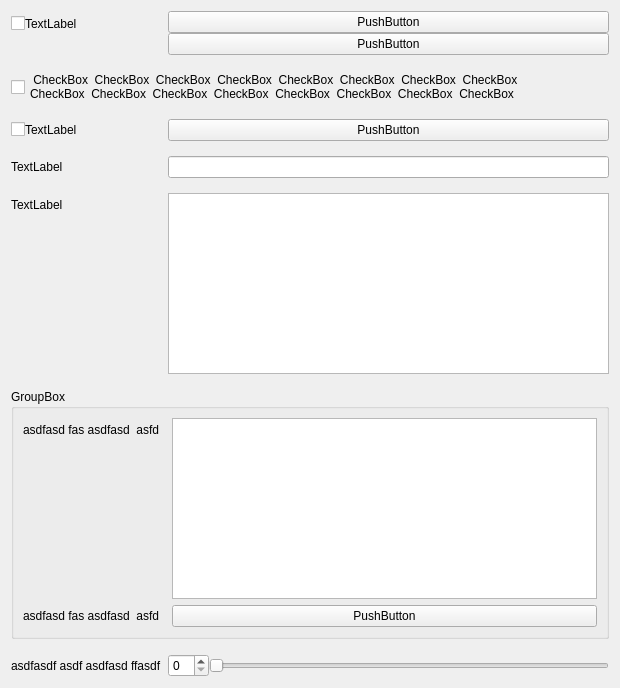
<?xml version="1.0" encoding="UTF-8"?>
<ui version="4.0">
 <class>Form</class>
 <widget class="QWidget" name="Form">
  <property name="geometry">
   <rect>
    <x>0</x>
    <y>0</y>
    <width>620</width>
    <height>688</height>
   </rect>
  </property>
  <property name="windowTitle">
   <string>Form</string>
  </property>
  <layout class="QFormLayout" name="formLayout">
   <property name="fieldGrowthPolicy">
    <enum>QFormLayout::AllNonFixedFieldsGrow</enum>
   </property>
   <property name="verticalSpacing">
    <number>15</number>
   </property>
   <item row="1" column="0">
    <layout class="QHBoxLayout" name="horizontalLayout_2">
     <property name="leftMargin">
      <number>0</number>
     </property>
     <property name="topMargin">
      <number>0</number>
     </property>
     <item>
      <widget class="QCheckBox" name="checkBox_2">
       <property name="text">
        <string/>
       </property>
      </widget>
     </item>
     <item>
      <widget class="QLabel" name="label_4">
       <property name="text">
        <string>TextLabel</string>
       </property>
      </widget>
     </item>
    </layout>
   </item>
   <item row="1" column="1">
    <layout class="QVBoxLayout" name="verticalLayout">
     <item>
      <widget class="QPushButton" name="pushButton_2">
       <property name="text">
        <string>PushButton</string>
       </property>
      </widget>
     </item>
     <item>
      <widget class="QPushButton" name="pushButton_3">
       <property name="text">
        <string>PushButton</string>
       </property>
      </widget>
     </item>
    </layout>
   </item>
   <item row="3" column="0">
    <layout class="QHBoxLayout" name="horizontalLayout_3">
     <property name="leftMargin">
      <number>0</number>
     </property>
     <property name="topMargin">
      <number>0</number>
     </property>
     <item>
      <widget class="QCheckBox" name="checkBox_3">
       <property name="text">
        <string/>
       </property>
      </widget>
     </item>
     <item>
      <widget class="QLabel" name="label_5">
       <property name="text">
        <string>TextLabel</string>
       </property>
      </widget>
     </item>
    </layout>
   </item>
   <item row="3" column="1">
    <widget class="QPushButton" name="pushButton">
     <property name="text">
      <string>PushButton</string>
     </property>
    </widget>
   </item>
   <item row="4" column="0">
    <widget class="QLabel" name="label_3">
     <property name="text">
      <string>TextLabel</string>
     </property>
    </widget>
   </item>
   <item row="4" column="1">
    <widget class="QLineEdit" name="lineEdit"/>
   </item>
   <item row="5" column="0">
    <widget class="QLabel" name="label">
     <property name="text">
      <string>TextLabel</string>
     </property>
    </widget>
   </item>
   <item row="5" column="1">
    <widget class="QTextEdit" name="textEdit"/>
   </item>
   <item row="6" column="0" colspan="2">
    <widget class="QGroupBox" name="groupBox">
     <property name="title">
      <string>GroupBox</string>
     </property>
     <layout class="QFormLayout" name="formLayout_2">
      <item row="0" column="0">
       <widget class="QLabel" name="label_2">
        <property name="text">
         <string>asdfasd fas asdfasd  asfd  </string>
        </property>
       </widget>
      </item>
      <item row="0" column="1">
       <widget class="QTextEdit" name="textEdit_2"/>
      </item>
      <item row="1" column="0">
       <widget class="QLabel" name="label_7">
        <property name="text">
         <string>asdfasd fas asdfasd  asfd  </string>
        </property>
       </widget>
      </item>
      <item row="1" column="1">
       <widget class="QPushButton" name="pushButton_4">
        <property name="text">
         <string>PushButton</string>
        </property>
       </widget>
      </item>
     </layout>
    </widget>
   </item>
   <item row="2" column="0" colspan="2">
    <widget class="QCheckBox" name="checkBox">
     <property name="text">
      <string> CheckBox  CheckBox  CheckBox  CheckBox  CheckBox  CheckBox  CheckBox  CheckBox
CheckBox  CheckBox  CheckBox  CheckBox  CheckBox  CheckBox  CheckBox  CheckBox </string>
     </property>
    </widget>
   </item>
   <item row="7" column="1">
    <layout class="QHBoxLayout" name="horizontalLayout_4">
     <property name="topMargin">
      <number>0</number>
     </property>
     <item>
      <widget class="QSpinBox" name="spinBox"/>
     </item>
     <item>
      <widget class="QSlider" name="horizontalSlider">
       <property name="orientation">
        <enum>Qt::Horizontal</enum>
       </property>
      </widget>
     </item>
    </layout>
   </item>
   <item row="7" column="0">
    <widget class="QLabel" name="label_6">
     <property name="text">
      <string>asdfasdf asdf asdfasd ffasdf</string>
     </property>
    </widget>
   </item>
  </layout>
 </widget>
 <resources/>
 <connections/>
</ui>
